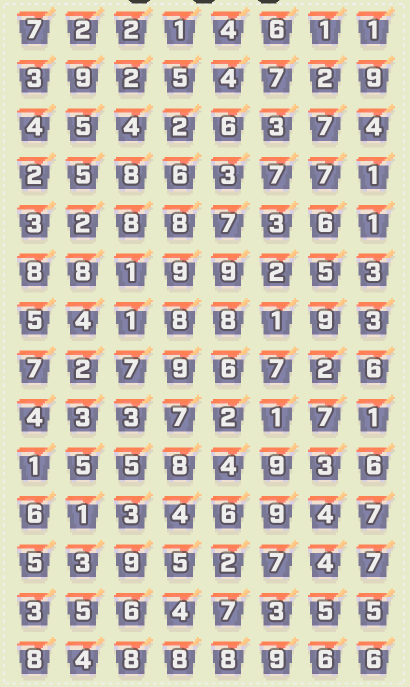
#> input picture image01.png, 819 x 1374 px, found by its file name (shown at 1/2 size)
$ python extract_cells.py
#> lines starting #> are read from the running program, lines starting #| are printed output that depends on the picture; after the words box and inside, x2 and y2 are one past the last pixel; in counts of white or black regions, pixels touching at a corner belong together
### src/detect_grid.py
import cv2
import numpy as np
import os

def detect_grid(image_path, debug=False):
#> called with image_path = 'image01.png', debug = False
    print(f"Processing {image_path}...")
    img = cv2.imread(image_path)
#> img is the input picture: shape (1374, 819, 3); mean B, G, R 182.6, 199.8, 208.1
    if img is None:
        print(f"Error: Could not read image {image_path}")
        return

    gray = cv2.cvtColor(img, cv2.COLOR_BGR2GRAY)
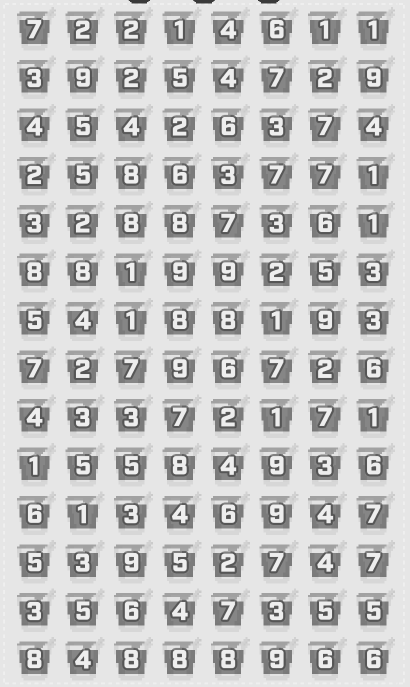
#> gray: shape (1374, 819) (shown at 1/2 size); min 58, max 239, mean 200.3
    h, w = gray.shape

    # 1. Preprocessing to isolate numbers
    # The numbers are likely lighter/darker than background.
    # Adaptive threshold is usually good, but let's tune it to be less sensitive to background textures.
    # Tuned for image02: Block=61, C=20 seems robust.
    thresh = cv2.adaptiveThreshold(gray, 255, cv2.ADAPTIVE_THRESH_GAUSSIAN_C,
                                   cv2.THRESH_BINARY_INV, 61, 20)
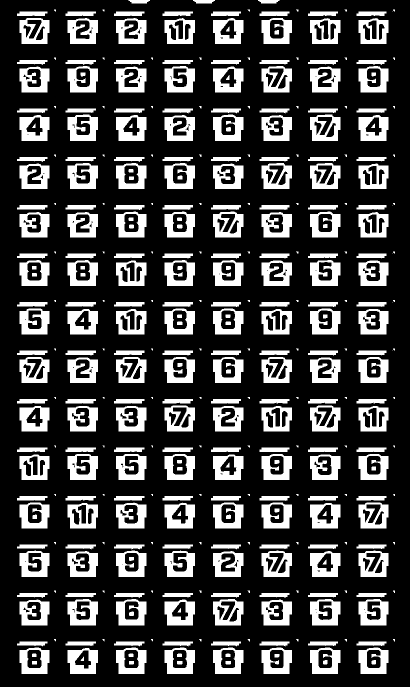
#> thresh: shape (1374, 819) (shown at 1/2 size); 25% white; 401 white regions (115 under 20 px)

    # cv2.imwrite(f"thresh_debug_{os.path.basename(image_path)}", thresh)

    # 2. Find Contours (Candidates for digits)
    contours, _ = cv2.findContours(thresh, cv2.RETR_EXTERNAL, cv2.CHAIN_APPROX_SIMPLE)
#> contours = 342 contours, 115 with area under 20; largest, box (x1, y1, x2, y2) and area: (426, 1198, 487, 1251) 2766, (620, 229, 681, 282) 2765, (523, 132, 584, 185) 2764, (620, 1198, 681, 1251) 2756, (135, 229, 196, 282) 2756

    # 3. Filter Contours
    # We assume digits have some significant size.
    # User feedback: "Big blue boxes are numbers, small ones are noise."
    # Let's collect all candidate rects first, then filter by size statistics.

    candidates = []
    min_area_absolute = 10 # Very loose, just to remove single pixels

    candidate_area_max = h * w * 0.90

    for cnt in contours:
        x, y, cw, ch = cv2.boundingRect(cnt)
        c_area = cw * ch
        if c_area > min_area_absolute and c_area < candidate_area_max:
            # Aspect ratio: Digits are usually tall or square.
            # Ratios like 0.2 (very thin line) or 5.0 (very wide line) are likely noise.
            ratio = ch / cw
            if 0.5 < ratio < 3.0:
                candidates.append((x, y, cw, ch))
#> this loop made 342 passes
#> (cnt, x, y, cw, ch, c_area, ratio) on passes 22, 23, 24, 46, 47: ([[302, 1278], [302, 1279], [305, 1282], [305, 1278]], 302, 1278, 4, 5, 20, 1.25), ([[205, 1278], [205, 1279], [208, 1282], [208, 1278]], 205, 1278, 4, 5, 20, 1.25), ([[108, 1278], [108, 1279], [111, 1282], [111, 1278]], 108, 1278, 4, 5, 20, 1.25), ([[302, 1181], [302, 1182], [305, 1185], [305, 1181]], 302, 1181, 4, 5, 20, 1.25), ([[205, 1181], [205, 1182], [208, 1185], [208, 1181]], 205, 1181, 4, 5, 20, 1.25)
#> after the loop, candidates = 222 items, first 6: (135, 1296, 61, 52), (717, 1295, 60, 53), (620, 1295, 61, 53), (523, 1295, 61, 53), (426, 1295, 61, 53), (329, 1295, 61, 53)

    if not candidates:
        print("No contours found after basic filtering.")
        return

    # Filter by Area - Keep only the "large" (digit) ones
    # Stats showed P75=234 but Median Digit Area=~1260.
    # This implies digits are in the top quantile.
    areas = np.array([w*h for (x,y,w,h) in candidates])
#> areas = 222 values, max 3233 at index 2, min 16 at index 56, mean 1602.8

    # Sort areas to find the size of the "big" objects
    sorted_areas = sorted(areas)
#> sorted_areas = 222 values from 16 to 3233
    n_candidates = len(sorted_areas)
#> n_candidates = 222

    # Take the median of the top 20% largest contours as the "Digit Size" reference.
    # (Assuming digits are among the largest things, and there are a fair number of them)
    top_20_percent_idx = int(n_candidates * 0.8)
#> top_20_percent_idx = 177
    large_areas = sorted_areas[top_20_percent_idx:]
#> large_areas = 45 values from 3172 to 3233

    if not large_areas:
        print("Not enough candidates for stats.")
        return

    median_digit_area = np.median(large_areas)
#> median_digit_area = 3180
    print(f"Median Area of Top 20% Contours: {median_digit_area}")
#| Median Area of Top 20% Contours: 3180.0

    # Threshold: Keep things that are at least 40% of the digit size
    area_threshold = median_digit_area * 0.4
#> area_threshold = 1272

    print(f"Dynamic Area Threshold: > {area_threshold:.1f}")
#| Dynamic Area Threshold: > 1272.0

    digit_rects = []
    debug_img = img.copy()

    for (x, y, cw, ch) in candidates:
        area = cw * ch
        if area > area_threshold:
            digit_rects.append((x, y, cw, ch))
            # Draw candidates in Blue
            cv2.rectangle(debug_img, (x, y), (x+cw, y+ch), (255, 0, 0), 2)
        else:
            # Noise (do not draw or draw faint)
            pass
#> this loop made 222 passes
#> (x, y, cw, ch, area) on passes 1 to 3: (135, 1296, 61, 52, 3172), (717, 1295, 60, 53, 3180), (620, 1295, 61, 53, 3233)
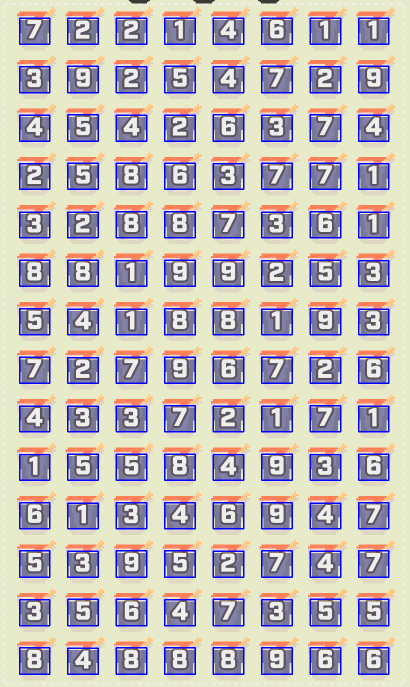
#> debug_img: shape (1374, 819, 3) (shown at 1/2 size); 6.69% of pixels changed, all inside (x1, y1, x2, y2) = (38, 35, 779, 1350)

    print(f"Found {len(candidates)} candidates, kept {len(digit_rects)} large digit contours.")
#| Found 222 candidates, kept 112 large digit contours.

    print(f"Area Threshold for Digits: > {area_threshold:.1f} pixels (Max area: {np.max(areas)})")
#| Area Threshold for Digits: > 1272.0 pixels (Max area: 3233)

    for (x, y, cw, ch) in candidates:
        area = cw * ch
        if area > area_threshold:
            digit_rects.append((x, y, cw, ch))
            # Draw candidates in Blue for debug
            cv2.rectangle(debug_img, (x, y), (x+cw, y+ch), (255, 0, 0), 1)
        else:
            # Draw noise in Yellow (optional, maybe don't draw to keep clean)
            pass
#> this loop made 222 passes

    print(f"Found {len(candidates)} candidates, kept {len(digit_rects)} large digit contours.")
#| Found 222 candidates, kept 224 large digit contours.
#| Median Digit Height: 52.0, Median Digit Width: 61.0
    if len(digit_rects) == 0:
        print("No valid digits found after size filtering.")
        return

    # 4. Grid Estimation from Candidates
    # We need to find the "step" (cell size).
    # We can calculate the distance to the nearest neighbor for every point.

    centers = np.array([(r[0] + r[2]//2, r[1] + r[3]//2) for r in digit_rects])

    # Sort by Y to find rows
    # But straight sorting fails if they are slightly misaligned.
    # Detailed approach:
    # A. Project centers to Y axis and find clusters (Rows)
    # B. Project centers to X axis and find clusters (Cols)

    # Using a 1D clustering (or histogram) approach for Y (Rows)
    y_coords = centers[:, 1]

    # Simple recursive clustering
    def cluster_1d(coords, tolerance=10):
#> called with coords = array of shape (224,), tolerance = 26
        coords = sorted(coords)
        if not coords: return []
        clusters = []
        current_cluster = [coords[0]]

        for c in coords[1:]:
            if c - current_cluster[-1] < tolerance: # If close to previous, add to cluster
                current_cluster.append(c)
            else:
                # Close current, start new
                clusters.append(np.mean(current_cluster))
                current_cluster = [c]
#> this loop made 223 passes
#> c on passes 1 to 3: 62, 62, 62
        clusters.append(np.mean(current_cluster))
        return clusters

    # Tolerance should be < half a cell height.
    # If we don't know cell height, we can estimate it from the rect heights.
    avg_h = np.median([r[3] for r in digit_rects])
    avg_w = np.median([r[2] for r in digit_rects])
    print(f"Median Digit Height: {avg_h}, Median Digit Width: {avg_w}")

    row_centers = cluster_1d(y_coords, tolerance=avg_h * 0.5)

    # Now valid X coordinates
    x_coords = centers[:, 0]
    col_centers = cluster_1d(x_coords, tolerance=avg_w * 0.5)
#> the loop in cluster_1d (call 2), `for c in coords[1:]:` made 223 passes
#> c on passes 1 to 3: 69, 69, 69

    print(f"Estimated {len(row_centers)} rows and {len(col_centers)} cols based on clustering.")
#| Estimated 14 rows and 8 cols based on clustering.

    # Calculate intervals
    if len(row_centers) > 1:
        row_diffs = np.diff(row_centers)
        avg_row_step = np.median(row_diffs)
    else:
        avg_row_step = avg_h * 1.5 # fallback

    if len(col_centers) > 1:
        col_diffs = np.diff(col_centers)
        avg_col_step = np.median(col_diffs)
    else:
        avg_col_step = avg_w * 1.5 # fallback

    print(f"Estimated Grid Step: Row={avg_row_step:.1f}, Col={avg_col_step:.1f}")
#| Estimated Grid Step: Row=97.0, Col=97.0

    # 5. Construct Grid Lines
    # We want lines *between* the numbers.
    # Use the cluster centers (which are number centers) and shift by half step.

    # Refine grid: Start from the first center - half step ??
    # Better: The lines should be at center[i] + (center[i+1]-center[i])/2

    final_rows = []
    # Add top border
    if len(row_centers) > 0:
        final_rows.append(int(row_centers[0] - avg_row_step/2))

        for i in range(len(row_centers)-1):
            mid = (row_centers[i] + row_centers[i+1]) / 2
            final_rows.append(int(mid))
#> this loop made 13 passes

        # Add bottom border
        final_rows.append(int(row_centers[-1] + avg_row_step/2))

    final_cols = []
    if len(col_centers) > 0:
        final_cols.append(int(col_centers[0] - avg_col_step/2))

        for i in range(len(col_centers)-1):
            mid = (col_centers[i] + col_centers[i+1]) / 2
            final_cols.append(int(mid))
#> this loop made 7 passes

        final_cols.append(int(col_centers[-1] + avg_col_step/2))

    # Visualize Grid
    if debug:
        for y in final_rows:
            cv2.line(debug_img, (0, y), (w, y), (0, 0, 255), 2)

        for x in final_cols:
            cv2.line(debug_img, (x, 0), (x, h), (0, 255, 0), 2)

        output_filename = f"grid_debug_{os.path.basename(image_path)}"
        cv2.imwrite(output_filename, debug_img)
        print(f"Saved debug image to {output_filename}")

    return final_rows, final_cols

# [6 lines that do not run on import are left out]

### src/extract_cells.py
import cv2
import numpy as np
import os
import shutil
from detect_grid import detect_grid

def extract_cells(image_path, output_dir="extracted_cells"):
    print(f"Extracting cells from {image_path}...")

    # Get Grid
    row_lines, col_lines = detect_grid(image_path, debug=False)
    if not row_lines or not col_lines:
        print("Failed to detect grid.")
        return

    # Prepare output directory
    if os.path.exists(output_dir):
        shutil.rmtree(output_dir)
    os.makedirs(output_dir)

    img = cv2.imread(image_path)
    h, w = img.shape[:2]

    cells_count = 0

    # Iterate through grid
    # row_lines define the horizontal boundaries (y coords)
    # col_lines define the vertical boundaries (x coords)

    for r in range(len(row_lines) - 1):
        for c in range(len(col_lines) - 1):
            y1 = row_lines[r]
            y2 = row_lines[r+1]
            x1 = col_lines[c]
            x2 = col_lines[c+1]

            # Crop
            # Ensure bounds
            y1, y2 = max(0, y1), min(h, y2)
            x1, x2 = max(0, x1), min(w, x2)

            cell = img[y1:y2, x1:x2]

            if cell.size == 0: continue

            # Preprocessing
            # 1. Resize to constant size (e.g. 32x32) for ML
            # But let's keep original aspect first to see what we have

            # 2. Heuristic Cleaning (Optional)
            # User worried about background at top.
            # We can try to center the mass of the digit.

            # Save raw cell
            filename = f"cell_{r:02d}_{c:02d}.png"
            cv2.imwrite(os.path.join(output_dir, filename), cell)
            cells_count += 1
#> this loop made 14 passes
#> pass 1, in extract_cells, `cv2.imwrite(os.path.join(output_dir, filename), cell)`:
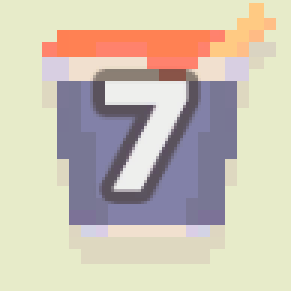
#> saved as cell_00_00.png: shape (97, 97, 3) (shown 3 times larger); mean B, G, R 180.1, 195.6, 204.7
#> pass 1, in extract_cells, `cv2.imwrite(os.path.join(output_dir, filename), cell)`:
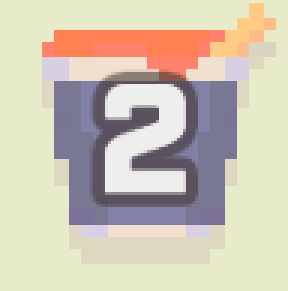
#> saved as cell_00_01.png: shape (97, 96, 3) (shown 3 times larger); mean B, G, R 180, 196.8, 206.3
#> pass 1, in extract_cells, `cv2.imwrite(os.path.join(output_dir, filename), cell)`:
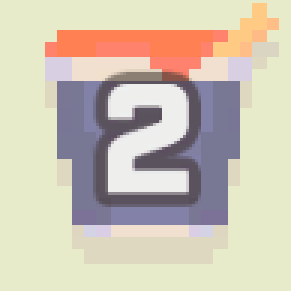
#> saved as cell_00_02.png: shape (97, 97, 3) (shown 3 times larger); mean B, G, R 180.2, 197.1, 206.6
#> pass 1, in extract_cells, `cv2.imwrite(os.path.join(output_dir, filename), cell)`:
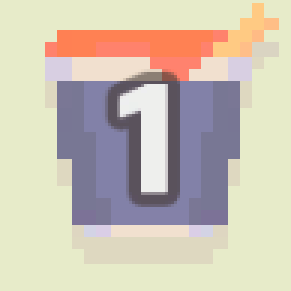
#> saved as cell_00_03.png: shape (97, 97, 3) (shown 3 times larger); mean B, G, R 180.1, 194.9, 204.2

    print(f"Extracted {cells_count} cells to '{output_dir}'.")
#| Extracted 112 cells to 'extracted_cells'.

    # Create a contact sheet (montage) for easy review
    create_montage(output_dir, cells_count, len(col_lines)-1)

def create_montage(input_dir, total_cells, cols):
    files = sorted(os.listdir(input_dir))
    if not files: return

    # Read first to get size
    sample = cv2.imread(os.path.join(input_dir, files[0]))
    h, w = sample.shape[:2]

    rows = (total_cells + cols - 1) // cols

    montage = np.zeros((rows * h, cols * w, 3), dtype=np.uint8)

    idx = 0
    for r in range(rows):
        for c in range(cols):
            if idx >= total_cells: break

            f = files[idx]
            cell = cv2.imread(os.path.join(input_dir, f))
            # Resize if needed (should be same from grid)
            cell = cv2.resize(cell, (w, h))

            montage[r*h:(r+1)*h, c*w:(c+1)*w] = cell
            idx += 1

    output_path = f"montage_{os.path.basename(input_dir)}.png"
    cv2.imwrite(output_path, montage)
    print(f"Created montage: {output_path}")

if __name__ == "__main__":
    import sys
    if len(sys.argv) > 1:
        extract_cells(sys.argv[1])
    else:
        extract_cells('image01.png')

$ run again, with image02.png copied over image01.png
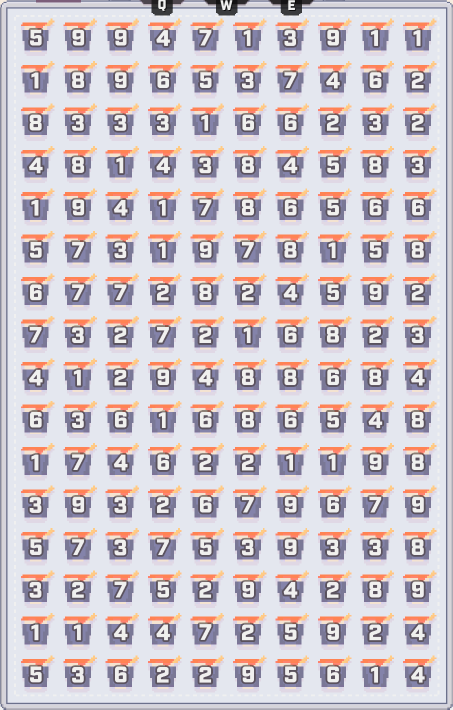
#> input picture image02.png, 906 x 1419 px, found by its file name (shown at 1/2 size)
#> in detect_grid, img is the input picture: shape (1419, 906, 3); mean B, G, R 205.1, 198.2, 206.3
#> in detect_grid, `thresh = cv2.adaptiveThreshold(gray, 255, cv2.ADAPTIVE_THRESH_GAUSSIAN..`:
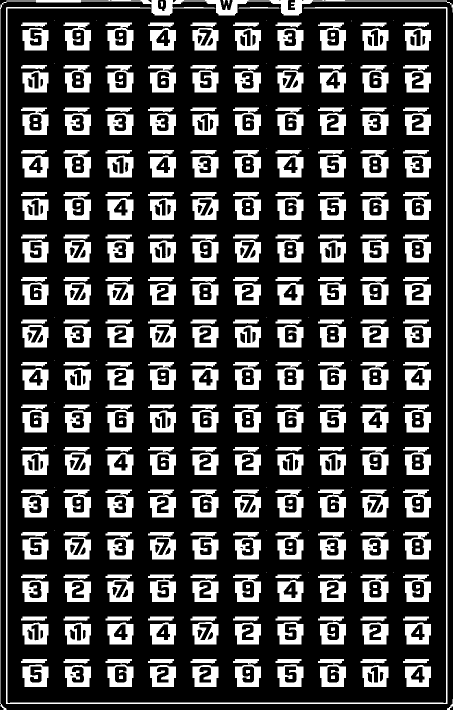
#> thresh: shape (1419, 906) (shown at 1/2 size); 25% white; 442 white regions (54 under 20 px)
#> contours = 353 contours, 56 with area under 20; largest, box (x1, y1, x2, y2) and area: (12, 14, 895, 1408) 8420, (0, 0, 906, 1419) 4582, (211, 45, 267, 101) 2323, (127, 45, 182, 101) 2320, (127, 979, 182, 1035) 2320
#> the loop in detect_grid, `for cnt in contours:` made 353 passes
#> (x, y, cw, ch, c_area, ratio) on passes 1 to 8: (894, 1398, 12, 21, 252, 1.75), (810, 1330, 52, 44, 2288, 0.846), (725, 1330, 52, 44, 2288, 0.846), (385, 1330, 52, 44, 2288, 0.846), (300, 1330, 52, 44, 2288, 0.846), (130, 1330, 52, 44, 2288, 0.846), (640, 1329, 52, 45, 2340, 0.865), (555, 1329, 52, 45, 2340, 0.865)
#> after the loop in detect_grid, `for cnt in contours:`: candidates = 164 items, first 6: (894, 1398, 12, 21), (810, 1330, 52, 44), (725, 1330, 52, 44), (385, 1330, 52, 44), (300, 1330, 52, 44), (130, 1330, 52, 44)
#> areas = 164 values, max 3136 at index 48, min 45 at index 163, mean 2392
#> sorted_areas = 164 values from 45 to 3136
#> n_candidates = 164
#> top_20_percent_idx = 131
#> large_areas = 33 values from 2340 to 3136
#> median_digit_area = 3080
#| Median Area of Top 20% Contours: 3080.0
#> area_threshold = 1232
#| Dynamic Area Threshold: > 1232.0
#> the loop in detect_grid, `for (x, y, cw, ch) in candidates:` made 164 passes
#> (x, y, cw, ch, area) on passes 1 to 3: (894, 1398, 12, 21, 252), (810, 1330, 52, 44, 2288), (725, 1330, 52, 44, 2288)
#| Found 164 candidates, kept 160 large digit contours.
#| Area Threshold for Digits: > 1232.0 pixels (Max area: 3136)
#> the loop in detect_grid, `for (x, y, cw, ch) in candidates:` made 164 passes
#| Found 164 candidates, kept 320 large digit contours.
#| Median Digit Height: 45.0, Median Digit Width: 52.0
#> the loop in cluster_1d, `for c in coords[1:]:` made 319 passes
#> c on passes 1 to 3: 73, 73, 73
#> the loop in cluster_1d (call 2), `for c in coords[1:]:` made 319 passes
#> c on passes 1 to 3: 69, 71, 71
#| Estimated 16 rows and 10 cols based on clustering.
#| Estimated Grid Step: Row=85.0, Col=85.0
#> the loop in detect_grid, `for i in range(len(row_centers)-1):` made 15 passes
#> the loop in detect_grid, `for i in range(len(col_centers)-1):` made 9 passes
#> the loop in extract_cells, `for r in range(len(row_lines) - 1):` made 16 passes
#> pass 1, in extract_cells, `cv2.imwrite(os.path.join(output_dir, filename), cell)`:
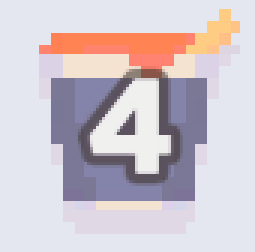
#> saved as cell_00_03.png: shape (84, 85, 3) (shown 3 times larger); mean B, G, R 205.1, 198.2, 207.3
#| Extracted 160 cells to 'extracted_cells'.

$ run again, with image03.png copied over image01.png
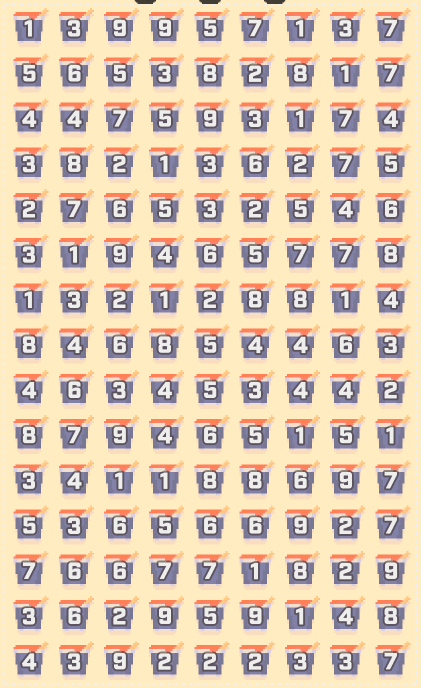
#> input picture image03.png, 841 x 1376 px, found by its file name (shown at 1/2 size)
#> in detect_grid, img is the input picture: shape (1376, 841, 3); mean B, G, R 179.2, 202.5, 224.1
#> in detect_grid, `thresh = cv2.adaptiveThreshold(gray, 255, cv2.ADAPTIVE_THRESH_GAUSSIAN..`:
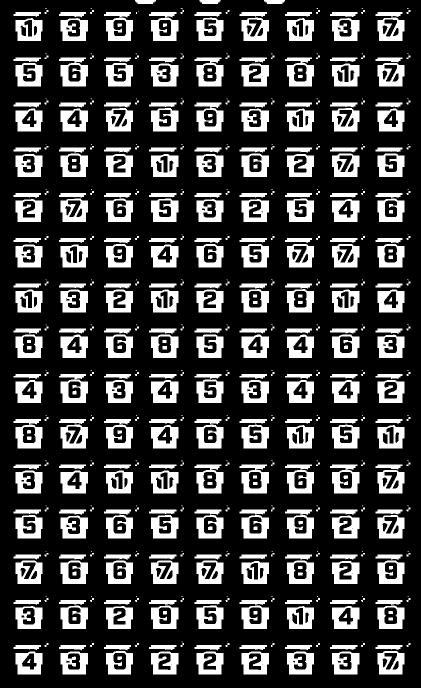
#> thresh: shape (1376, 841) (shown at 1/2 size); 24.5% white; 596 white regions (134 under 20 px)
#> contours = 526 contours, 267 with area under 20; largest, box (x1, y1, x2, y2) and area: (27, 838, 85, 897) 2561, (660, 929, 719, 987) 2540, (118, 748, 176, 806) 2540, (298, 24, 357, 82) 2538, (479, 929, 538, 987) 2537
#> the loop in detect_grid, `for cnt in contours:` made 526 passes
#> (x, y, cw, ch, c_area, ratio) on passes 1 to 8: (664, 1303, 55, 46, 2530, 0.836), (574, 1303, 54, 46, 2484, 0.852), (483, 1303, 55, 46, 2530, 0.836), (393, 1303, 54, 46, 2484, 0.852), (302, 1303, 55, 46, 2530, 0.836), (121, 1303, 55, 46, 2530, 0.836), (31, 1303, 54, 46, 2484, 0.852), (755, 1302, 54, 47, 2538, 0.87)
#> after the loop in detect_grid, `for cnt in contours:`: candidates = 270 items, first 6: (664, 1303, 55, 46), (574, 1303, 54, 46), (483, 1303, 55, 46), (393, 1303, 54, 46), (302, 1303, 55, 46), (121, 1303, 55, 46)
#> areas = 270 values, max 3422 at index 77, min 12 at index 252, mean 1341.5
#> sorted_areas = 270 values from 12 to 3422
#> n_candidates = 270
#> top_20_percent_idx = 216
#> large_areas = 54 values from 2538 to 3422
#> median_digit_area = 2585
#| Median Area of Top 20% Contours: 2585.0
#> area_threshold = 1034
#| Dynamic Area Threshold: > 1034.0
#> the loop in detect_grid, `for (x, y, cw, ch) in candidates:` made 270 passes
#> (x, y, cw, ch, area) on passes 1 to 3: (664, 1303, 55, 46, 2530), (574, 1303, 54, 46, 2484), (483, 1303, 55, 46, 2530)
#| Found 270 candidates, kept 135 large digit contours.
#| Area Threshold for Digits: > 1034.0 pixels (Max area: 3422)
#> the loop in detect_grid, `for (x, y, cw, ch) in candidates:` made 270 passes
#| Found 270 candidates, kept 270 large digit contours.
#| Median Digit Height: 47.0, Median Digit Width: 55.0
#> the loop in cluster_1d, `for c in coords[1:]:` made 269 passes
#> c on passes 1 to 3: 53, 53, 53
#> the loop in cluster_1d (call 2), `for c in coords[1:]:` made 269 passes
#> c on passes 1 to 3: 56, 58, 58
#| Estimated 15 rows and 9 cols based on clustering.
#| Estimated Grid Step: Row=90.4, Col=90.5
#> the loop in detect_grid, `for i in range(len(row_centers)-1):` made 14 passes
#> the loop in detect_grid, `for i in range(len(col_centers)-1):` made 8 passes
#> the loop in extract_cells, `for r in range(len(row_lines) - 1):` made 15 passes
#> pass 1, in extract_cells, `cv2.imwrite(os.path.join(output_dir, filename), cell)`:
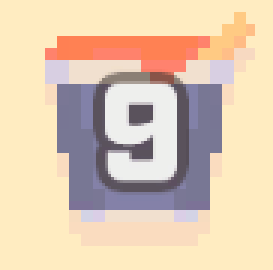
#> saved as cell_00_03.png: shape (90, 91, 3) (shown 3 times larger); mean B, G, R 178.8, 202.1, 224
#| Extracted 135 cells to 'extracted_cells'.
